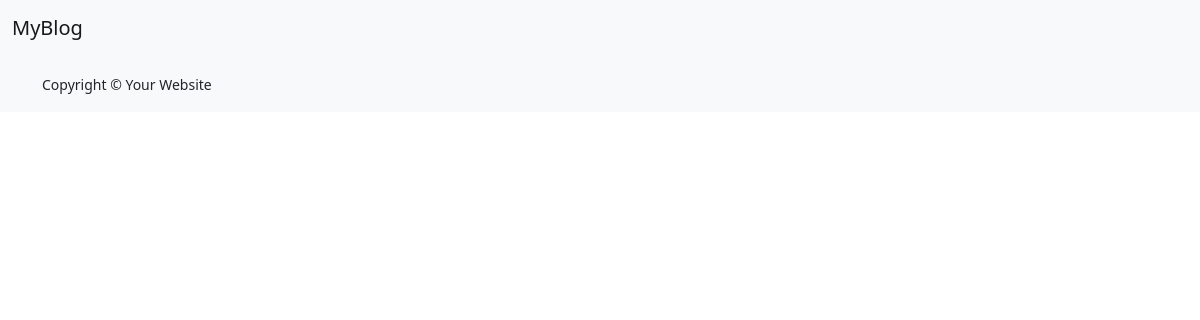
The app's page /, older data.
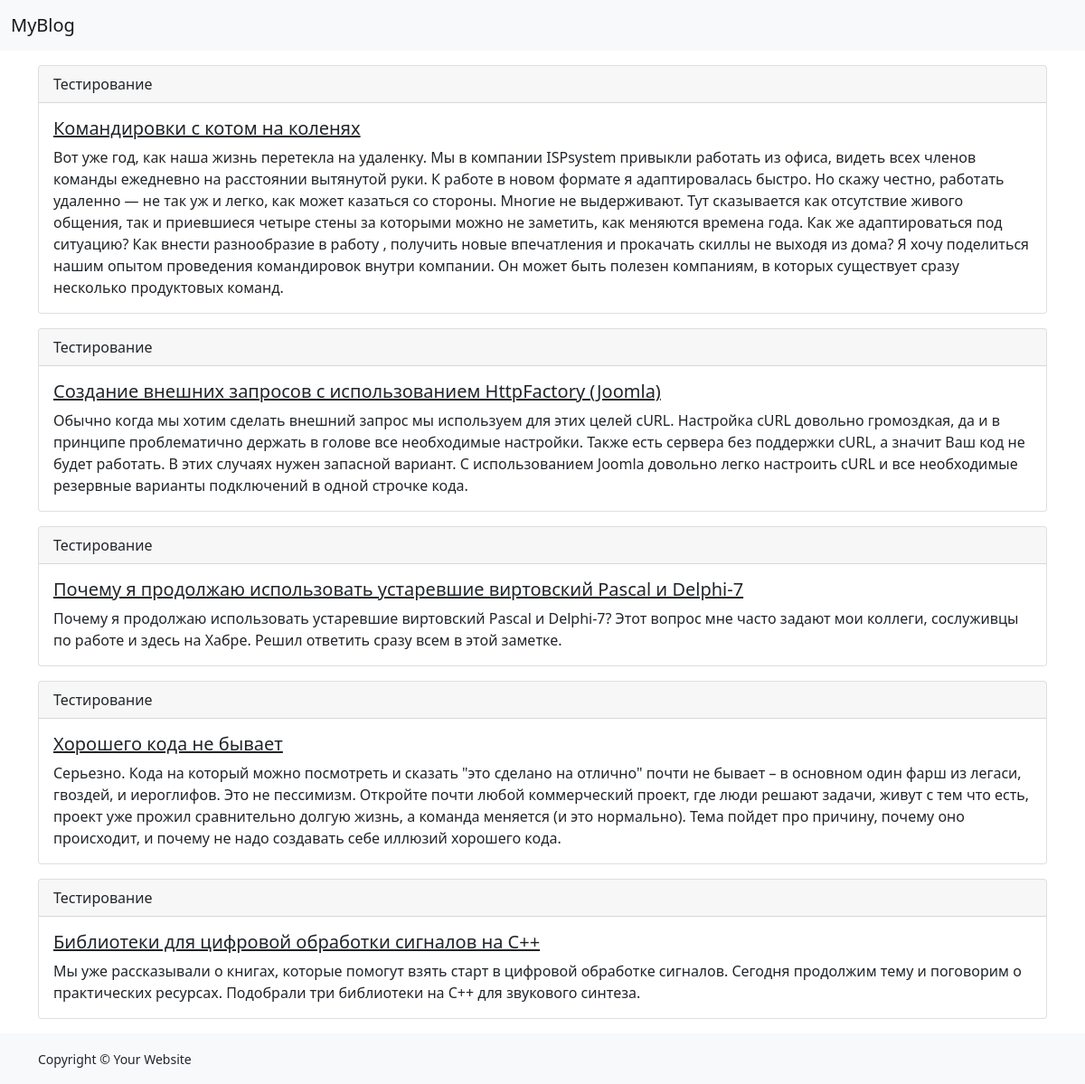
The same page, newer data.
### post/models.py (models this page shows, shortened)
class Post(models.Model):
    title = models.CharField(max_length=255,
                             verbose_name='Заголовок',
                             )
    body = RichTextField(verbose_name='Текст публикации',
                            )
    publishedDate = models.DateField(auto_now_add=True,
                                     verbose_name='Дата публикации',
                                     )
    enable = models.BooleanField(verbose_name='Показать пост',
                                 )
    commentsEnable = models.BooleanField(verbose_name='Включить комментарии',
                                         )
    category = models.ForeignKey('Category',
                                 on_delete=models.SET_NULL,
                                 null=True,
                                 verbose_name='Категория',
                                 )
    slug = models.CharField(max_length=255,
                            blank=True,
                            unique=True,
                            verbose_name='Слаг',
                            )
    shortDescription = models.TextField(verbose_name='Краткое описание',
                                        )
    publicationDate = models.DateField(auto_now_add=True,
                                       verbose_name='Дата публикации')
    class Meta:
        verbose_name = 'Публикация'
        verbose_name_plural = 'Публикации'

class Category(models.Model):
    name = models.CharField(max_length=100,
                            unique=True,
                            verbose_name='Название'
                            )
    description = models.TextField(verbose_name='Описание',
                                   blank=True,
                                   )
    def __str__(self):
        return self.name
    class Meta:
        verbose_name = 'Категория'
        verbose_name_plural = 'Категории'

### post/views.py (the view)
# urls.py: path('', main, name='main'),
def main(request):
    qs = Post.objects.all()
    paginator = Paginator(qs, 5)
    page_number = request.GET.get('page')
    page_obj = paginator.get_page(page_number)
    objects_list = {'posts': page_obj, }
    return render(request, 'post/feed.html', objects_list)

### post/templates/post/feed.html (shortened to what this page needs)
{% extends 'main.html' %}
{% block content %}
    {% for obj in posts %}
        <div class="card my-3">
            <div class="card-header">
                {{ obj.category }}
            </div>
            <div class="card-body">
                <h5 class="card-title">
                    <a class="link-dark" href="{% url 'post' obj.slug %}">
                        {{ obj.title }}
                    </a>
                </h5>
                <p class="card-text">{{ obj.shortDescription }}</p>
            </div>
        </div>
    {% endfor %}
{% endblock %}

### templates/main.html (shortened to what this page needs)
<!DOCTYPE html>
<html lang="en">
<head>
    {% load static %}
    <link rel="stylesheet" type="text/css" href="{% static "theme.css" %} " />
    <link href="https://cdn.jsdelivr.net/npm/bootstrap@5.0.2/dist/css/bootstrap.min.css" rel="stylesheet"
>
</head>
<body class="d-flex flex-column h-100">
<main class="main" id="document" role = "main">
    <nav class="navbar navbar-expand-lg navbar-light bg-light">
        <div class="container-fluid">
            <a class="navbar-brand" href="">MyBlog</a>
                <ul class="navbar-nav">{% load menubuilder %}
                </ul>
        </div>
    </nav>
    <div class="container">
        {% block content %}
        {% endblock %}
    </div>
</main>
<footer  class="footer mt-auto py-3 bg-light">
    <div class="container">
      <small>Copyright &copy; Your Website </small>
    </div>
  </footer>
</body>
</html>

### static/theme.css (style rules this page uses)
body { flex: auto; height: 100vh; }

Row changes from the older to the newer data that the page shows:
added Post: category "Тестирование", title "Командировки с котом на коленях", shortDescription "Вот уже год, как наша жизнь перетекла на удаленку. Мы в компании ISPsystem привыкли работать из офиса, видеть всех членов команды ежедневно на расстоянии вытянутой руки. К работе в новом формате я адаптировалась быстро. Но скажу честно, работать удаленно — не так уж и легко, как может казаться со стороны. Многие не выдерживают. Тут сказывается как отсутствие живого общения, так и приевшиеся четыре стены за которыми можно не заметить, как меняются времена года. Как же адаптироваться под ситуацию? Как внести разнообразие в работу , получить новые впечатления и прокачать скиллы не выходя из дома? Я хочу поделиться нашим опытом проведения командировок внутри компании. Он может быть полезен…"
added Post: category "Тестирование", title "Создание внешних запросов с использованием HttpFactory (Joomla)", shortDescription "Обычно когда мы хотим сделать внешний запрос мы используем для этих целей cURL. Настройка cURL довольно громоздкая, да и в принципе проблематично держать в голове все необходимые настройки. Также есть сервера без поддержки cURL, а значит Ваш код не будет работать. В этих случаях нужен запасной вариант. С использованием Joomla довольно легко настроить cURL и все необходимые резервные варианты подключений в одной строчке кода."
added Post: category "Тестирование", title "Почему я продолжаю использовать устаревшие виртовский Pascal и Delphi-7", shortDescription "Почему я продолжаю использовать устаревшие виртовский Pascal и Delphi-7? Этот вопрос мне часто задают мои коллеги, сослуживцы по работе и здесь на Хабре. Решил ответить сразу всем в этой заметке."
added Post: category "Тестирование", title "Хорошего кода не бывает", shortDescription "Серьезно. Кода на который можно посмотреть и сказать \"это сделано на отлично\" почти не бывает – в основном один фарш из легаси, гвоздей, и иероглифов. Это не пессимизм. Откройте почти любой коммерческий проект, где люди решают задачи, живут с тем что есть, проект уже прожил сравнительно долгую жизнь, а команда меняется (и это нормально). Тема пойдет про причину, почему оно происходит, и почему не надо создавать себе иллюзий хорошего кода."
added Post: category "Тестирование", title "Библиотеки для цифровой обработки сигналов на C++", shortDescription "Мы уже рассказывали о книгах, которые помогут взять старт в цифровой обработке сигналов. Сегодня продолжим тему и поговорим о практических ресурсах. Подобрали три библиотеки на C++ для звукового синтеза."
